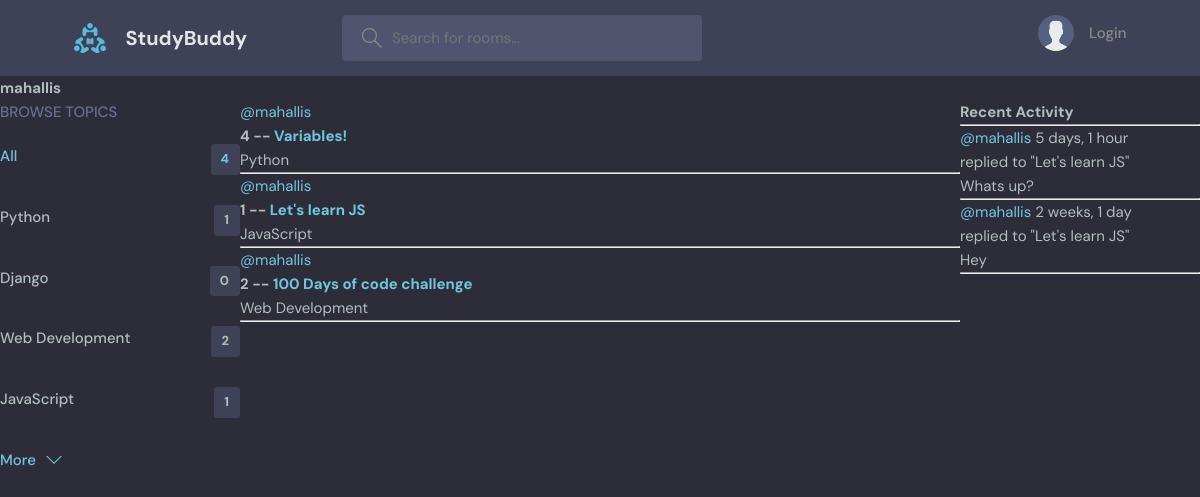
Page /profile/1/ on the committed database.
### base/models.py (models this page shows, shortened)
class Topic(models.Model):
    name = models.CharField(max_length=200)

class Room(models.Model):
    host = models.ForeignKey(User, on_delete=models.SET_NULL, null=True)
    topic = models.ForeignKey(Topic, on_delete=models.SET_NULL, null=True)
    name = models.CharField(max_length=200)
    description = models.TextField(null=True, blank=True)
    participants = models.ManyToManyField(User, related_name='participants', blank=True)
    updated = models.DateTimeField(auto_now=True)
    created = models.DateTimeField(auto_now_add=True)
    class Meta:
        ordering = ['-updated', '-created']
    def __str__(self):
        return self.name

class Message(models.Model):
    user = models.ForeignKey(User, on_delete=models.CASCADE)
    room = models.ForeignKey(Room, on_delete=models.CASCADE)
    body = models.TextField()
    updated = models.DateTimeField(auto_now=True)
    created = models.DateTimeField(auto_now_add=True)
    class Meta:
        ordering = ['-updated', '-created']
    def __str__(self):
        return self.body[0:50]

### base/views.py (the view)
# urls.py: path('profile/<str:pk>/', views.userProfile, name="user-profile"),
def userProfile(request, pk):
    user = User.objects.get(id=pk)
    room_messages = user.message_set.all()
    topics = Topic.objects.all()
    rooms = user.room_set.all()
    context = {'user': user, 'rooms': rooms, 'room_messages': room_messages, 'topics': topics}
    return render(request, 'base/profile.html', context)

### base/templates/base/profile.html (shortened to what this page needs)
{% extends 'main.html' %}
{% block content %}
<h1>{{user.username}}</h1>
<div class="profile-container">
    <div>{% include 'base/topics_component.html' %}</div>
    <div>{% include 'base/feed_component.html' %}</div>
    <div>{% include 'base/activity_component.html' %}</div>
</div>
{% endblock %}

### templates/main.html (shortened to what this page needs)
<!DOCTYPE html>
{% load static %}
<html lang="en">
  <head>
    <link rel="stylesheet" href="{% static 'styles/style.css' %}" />
  </head>
  <body>
    {% include 'navbar.html' %}
    {% block content %}
    {% endblock %}
  </body>
</html>

### templates/navbar.html (shortened to what this page needs)
{% load static %}
<header class="header header--loggedIn">
  <div class="container">
    <a href="{% url 'home' %}" class="header__logo">
      <img src="{% static 'images/logo.svg'  %}" />
      <h1>StudyBuddy</h1>
    </a>
    <form class="header__search" method="GET" action="{% url 'home' %}">
      <label>
        <input name="q" placeholder="Search for rooms..." />
      </label>
    </form>
    <nav class="header__menu">
      {% if request.user.is_authenticated %}
      <div class="header__user">
        <a href="profile.html">
          <div class="avatar avatar--medium active">
            <img src="https://randomuser.me/api/portraits/men/37.jpg" />
          </div>
          <p>{{request.user.username}} <span>@{{request.user.username}}</span></p>
        </a>
        <button class="dropdown-button">
          <svg version="1.1" xmlns="http://www.w3.org/2000/svg" width="32" height="32" viewBox="0 0 32 32">
            <title>chevron-down</title>
            <path d="M16 21l-13-13h-3l16 16 16-16h-3l-13 13z"></path>
          </svg>
        </button>
      </div>
      {% else %}
      <a href="{% url 'login' %}">
        <img src="{% static 'images/avatar.svg' %}" />
        <p>Login</p>
      </a>
      {% endif %}
    </nav>
  </div>
</header>

### base/templates/base/topics_component.html
<div class="topics">
  <div class="topics__header">
    <h2>Browse Topics</h2>
  </div>
  <ul class="topics__list">
    <li>
      <a href="{% url 'home' %}" class="active">All <span>{{topics.count}}</span></a>
    </li>
    {% for topic in topics %}
    <li>
      <a href="{% url 'home' %}?q={{topic.name}}">{{topic.name}} <span>{{topic.room_set.all.count}}</span></a>
    </li>
    {% endfor %}
  </ul>
  <a class="btn btn--link" href="topics.html">
    More
    <svg version="1.1" xmlns="http://www.w3.org/2000/svg" width="32" height="32" viewBox="0 0 32 32">
      <title>chevron-down</title>
      <path d="M16 21l-13-13h-3l16 16 16-16h-3l-13 13z"></path>
    </svg>
  </a>
</div>

### base/templates/base/feed_component.html (shortened to what this page needs)
<div>
    {% for room in rooms %}
    <div>
        <a href="{% url 'user-profile' room.host.id %}">@{{room.host.username}}</a>
        <h5>
            {{room.id}} -- <a href="{% url 'room' room.id %}">{{room.name}}</a>
        </h5>
        <small>{{room.topic.name}}</small>
        <hr />
    </div>
    {% endfor %}
</div>

### base/templates/base/activity_component.html (shortened to what this page needs)
<h3>Recent Activity</h3>
<hr />
{% for message in room_messages %}
<div>
  <small><a href="{% url 'user-profile' message.user.id %}">@{{message.user}}</a> {{message.created|timesince}}</small> <br />
  <small>replied to "{{message.room}}"</small>
  <p>{{message}}</p>
  <hr />
</div>
{% endfor %}

### static/styles/style.css (style rules this page uses)
:root { --color-main: #71c6dd; --color-main-light: #e1f6fb; --color-dark: #3f4156; --color-dark-medium: #51546e; --color-dark-light: #696d97; --color-light: #e5e5e5; --color-gray: #8b8b8b; --color-light-gray: #b2bdbd; --color-bg: #2d2d39; --color-success: #5dd693; --color-error: #fc4b0b; }
* { font-family: "DM Sans", -apple-system, BlinkMacSystemFont, "Segoe UI", Roboto, Oxygen, Ubuntu, Cantarell, "Open Sans", "Helvetica Neue", sans-serif; margin: 0; padding: 0; box-sizing: border-box; text-rendering: optimizeLegibility; font-size: inherit; }
html { font-size: 56.25%; }
@media only screen and (min-width: 1200px) { html { font-size: 62.5%; } }
body { line-height: 1.6; font-weight: 400; font-size: 1.5rem; color: var(--color-light-gray); background-color: var(--color-bg); min-height: 100vh; }
img { width: 100%; }
a { display: inline-block; color: var(--color-main); text-decoration: none; }
.container { max-width: 120rem; width: 90%; margin: auto; }
.btn { background-color: transparent; border: none; display: inline-flex; align-items: center; gap: 1rem; cursor: pointer; transition: all ease-in-out 0.3s; padding: 1rem 2rem; border-radius: 5px; box-shadow: 1px 1px 3px 1px rgba(0, 0, 0, 0.15); font-weight: 500; }
.btn--link { border-radius: 0; padding: 0; color: var(--color-main); box-shadow: none; }
.btn > svg { fill: currentColor; width: 1.6rem; height: 1.6rem; }
.header { padding: 1.5rem; background-color: var(--color-dark); }
.header > .container { display: flex; gap: 9.5rem; }
.header__logo, .header__user { display: flex; gap: 2rem; align-items: center; }
.header__logo > img { height: 3.2rem; width: 3.2rem; }
.header__logo > h1 { font-weight: 700; font-size: 2rem; color: var(--color-light); }
.header__search > label { background-color: var(--color-dark-medium); padding: 1.3rem 1rem; display: flex; align-items: center; gap: 1rem; border-radius: 4px; }
.header__search svg { fill: var(--color-gray); width: 2rem; height: 2rem; margin-left: 1rem; }
.header__search input { width: 30rem; background: transparent; border: none; outline: none; color: var(--color-light); }
.header__menu { margin-left: auto; position: relative; }
.header__menu a { display: flex; gap: 1.5rem; align-items: center; font-weight: 500; text-decoration: none; color: var(--color-gray); }
.header__menu img { height: 3.6rem; }
.header__menu p { line-height: 1.2; }
.topics__header { margin-bottom: 2rem; }
.topics__header h2 { text-transform: uppercase; font-weight: 500; color: var(--color-dark-light); }
.topics__list { list-style: none; }
.topics__list li a { display: flex; justify-content: space-between; margin-bottom: 3rem; font-weight: 500; color: var(--color-light-gray); transition: all 0.3s ease-in-out; }
.topics__list li a.active, .topics__list li a:hover { color: var(--color-main); }
.topics__list li a span { padding: 0.5rem 1rem; background-color: var(--color-dark); border-radius: 3px; font-size: 1.3rem; font-weight: 700; letter-spacing: 1px; }

### base/templates/base/profile.html (style rules this page uses)
.profile-container { display: grid; grid-template-columns: 1fr 3fr 1fr; }

### rows in the picture
Topic: name "Python", room_set.all.count "1"
Topic: name "Django", room_set.all.count "0"
Topic: name "Web Development", room_set.all.count "2"
Topic: name "JavaScript", room_set.all.count "1"
Room: host.username "mahallis", id "4", name "Variables!", topic.name "Python"
Room: host.username "mahallis", id "1", name "Let's learn JS", topic.name "JavaScript"
Room: host.username "mahallis", id "2", name "100 Days of code challenge", topic.name "Web Development"
Message: user "mahallis", created "5 days, 1 hour", room "Let's learn JS", body "Whats up?"
Message: user "mahallis", created "2 weeks, 1 day", room "Let's learn JS", body "Hey"

### other values in the picture
{{ user.username }} "mahallis"
{{ topics.count }} "4"
